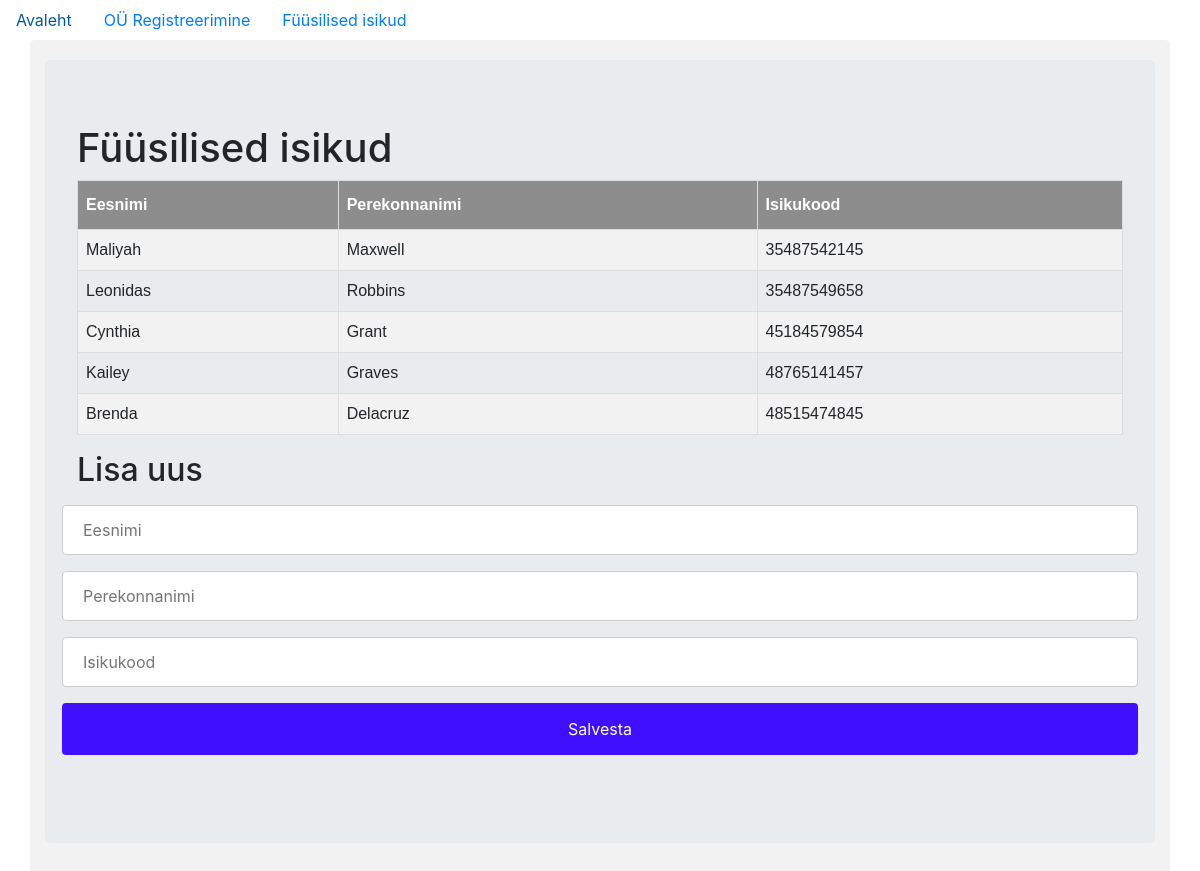
Before: /persons with the older database file.
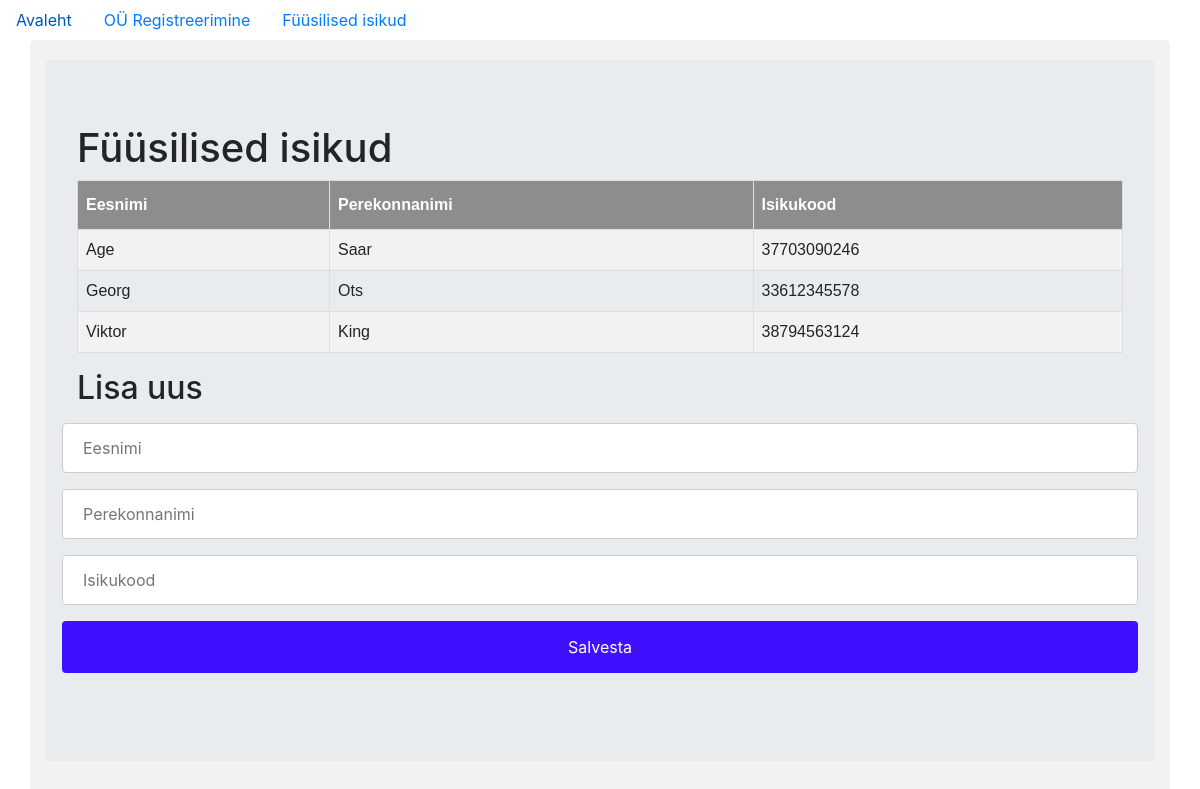
After: the same page with the newer database file.
### register/models.py (models this page shows, shortened)
class Person(db.Model):
    __tablename__ = 'persons'
    id = db.Column(db.Integer, primary_key=True)
    firstname = db.Column(db.String(100), unique=True, index=True)
    lastname = db.Column(db.String(100), unique=True, index=True)
    personalcode = db.Column(db.Integer(), unique=True)
    owns = db.relationship('Ownership', backref='as_natural_person', uselist=False)

### register/persons/views.py (the view)
@persons.route('/persons', methods=['GET', 'POST'])
def list():
    persons_list = Person.query.all()
    form = PersonForm()
    if form.validate_on_submit():
        person = Person(firstname=form.firstname.data, lastname=form.lastname.data, personalcode=form.personalcode.data)
        db.session.add(person)
        db.session.commit()
        return redirect(url_for('persons.list'))
    return render_template('persons.html', form=form, persons_list=persons_list)

### register/persons/forms.py
class PersonForm(FlaskForm):
    firstname = StringField('First name', validators=[DataRequired()])
    lastname = StringField('Last name', validators=[DataRequired()])
    personalcode = IntegerField('Personal code', validators=[NumberRange(min=30000000000, max=69999999999)])
    submit = SubmitField('Salvesta')

### register/templates/persons.html (shortened to what this page needs)
{% extends "base.html" %}
{% block content %}
<div class="jumbotron">
  <h1>Füüsilised isikud</h1>
  <table id="customers">
    <tr>
      <th>Eesnimi</th>
      <th>Perekonnanimi</th>
      <th>Isikukood</th>
    </tr>
  {% for person in persons_list %}
    <tr>
      <td>{{ person.firstname }}</td>
      <td>{{ person.lastname }}</td>
      <td>{{ person.personalcode }}</td>
  {% endfor %}
  </table>
  <h2>Lisa uus</h2>
  <form class="form-group row" method="post">
    {{ form.firstname(placeholder="Eesnimi") }}
    {{ form.lastname(placeholder="Perekonnanimi") }}
    {{ form.personalcode(placeholder="Isikukood") }}
    {{ form.submit() }}
  </form>
</div>
{% endblock %}

### register/templates/base.html (shortened to what this page needs)
<!DOCTYPE html>
<html>
  <head>
    <link rel="stylesheet" href="https://maxcdn.bootstrapcdn.com/bootstrap/4.0.0/css/bootstrap.min.css">
    <link type="text/css" rel="stylesheet" href="{{ url_for('static', filename='style.css') }}" />
  </head>
  <body>
  <ul class="nav">
  <li class="nav-item">
    <a class="nav-link" href="{{ url_for('companies.index') }}">Avaleht</a>
  </li>
  <li class="nav-item">
    <a class="nav-link" href="{{ url_for('companies.register') }}">OÜ Registreerimine</a>
  </li>
  <li class="nav-item">
    <a class="nav-link" href="{{ url_for('persons.list') }}">Füüsilised isikud</a>
  </li>
</ul>
<div class="container">
  {% block content %}
  {% endblock %}
</div>
  </body>
</html>

### register/static/style.css (style rules this page uses)
#customers { font-family: Arial, Helvetica, sans-serif; border-collapse: collapse; width: 100%; }
#customers td, #customers th { border: 1px solid #ddd; padding: 8px; }
#customers tr:nth-child(even) { background-color: #f2f2f2; }
#customers th { padding-top: 12px; padding-bottom: 12px; text-align: left; background-color: #8D8D8D; color: white; }
input[type=text], select { width: 100%; padding: 12px 20px; margin: 8px 0; display: inline-block; border: 1px solid #ccc; border-radius: 4px; box-sizing: border-box; }
input[type=number] { width: 100%; padding: 12px 20px; margin: 8px 0; display: inline-block; border: 1px solid #ccc; border-radius: 4px; box-sizing: border-box; }
input[type=submit] { width: 100%; background-color: #400Fff; color: white; padding: 14px 20px; margin: 8px 0; border: none; border-radius: 4px; cursor: pointer; }
div { border-radius: 5px; background-color: #f2f2f2; padding: 20px; }

Changed rows visible on the page:
removed Person: firstname "Maliyah", lastname "Maxwell", personalcode "35487542145"
removed Person: firstname "Leonidas", lastname "Robbins", personalcode "35487549658"
removed Person: firstname "Cynthia", lastname "Grant", personalcode "45184579854"
removed Person: firstname "Kailey", lastname "Graves", personalcode "48765141457"
removed Person: firstname "Brenda", lastname "Delacruz", personalcode "48515474845"
added Person: firstname "Age", lastname "Saar", personalcode "37703090246"
added Person: firstname "Georg", lastname "Ots", personalcode "33612345578"
added Person: firstname "Viktor", lastname "King", personalcode "38794563124"
